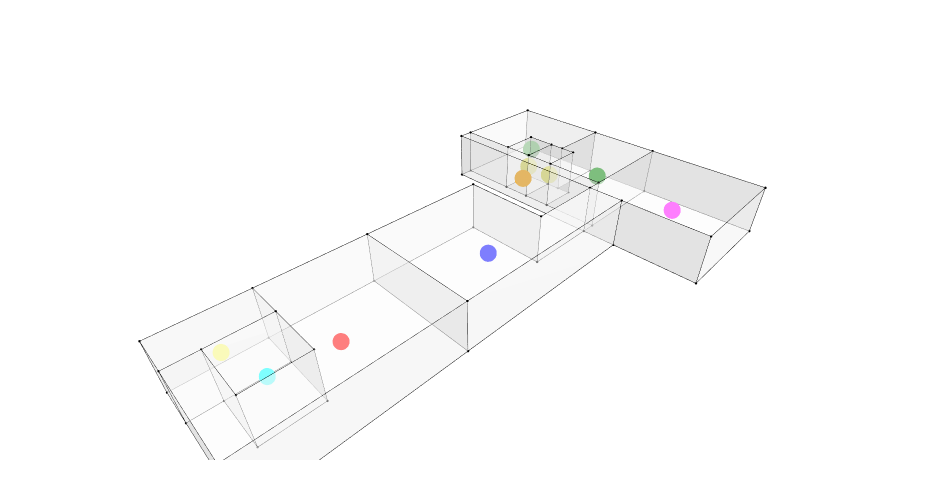

Notebook source saved alongside this figure:
### Code cell
fig = Topology.Show(g, house, vertexSizeKey="vertex_size", vertexColorKey="colour", backgroundColor="white", renderer=renderer)
if fig:
    fig.write_html("Images/02_graph_vertices.html")

### Figure 1 — Plotly figure (JSON) as saved in the notebook; plotly's stock layout.template omitted (floating-point values rounded to 4 significant figures; data arrays with more than 128 entries replaced by an {"elided": "..."} marker saying what was removed)
{"data": [{"customdata": ["", "", "", "", "", "", "", "", "", ""], "hoverinfo": "text", "hovertemplate": ["Click ", "Click ", "Click ", "Click ", "Click ", "Click ", "Click ", "Click ", "Click ", "Click "], "hovertext": ["", "", "", "", "", "", "", "", "", ""], "legendgroup": "5", "legendrank": 5, "marker": {"color": ["#FF00FF", "#008000", "#FFA500", "#0000FF", "#FFFF00", "#00FFFF", "#FFFF00", "#FF0000", "#008000", "#FFFF00"], "line": {"width": 0}, "opacity": 1, "size": [20, 20, 20, 20, 20, 20, 20, 20, 20, 20], "sizemode": "diameter", "symbol": "circle"}, "mode": "markers", "name": "1: Untitled Graph (Vertices)", "showlegend": false, "text": ["", "", "", "", "", "", "", "", "", ""], "type": "scatter3d", "x": [87, 89.04, 76.5, 50.48, 82, 10, 82, 20.33, 89.77, 7.5], "y": [-5, 14.01, 25, 10.73, 22, 12, 28, 10.59, 33.67, 20.5], "z": [5, 5, 5, 5, 5, 5, 5, 5, 5, 5]}, {"customdata": ["", "", "", "", "", "", "", "", "", "", "", "", "", "", "", "", "", "", "", "", "", "", "", "", "", "", "", "", "", "", "", "", "", "", "", "", "", "", "", "", "", "", "", "", "", "", "", "", "", "", "", "", "", "", "", "", "", ""], "hoverinfo": "text", "hovertemplate": ["Click ", "Click ", "Click ", "Click ", "Click ", "Click ", "Click ", "Click ", "Click ", "Click ", "Click ", "Click ", "Click ", "Click ", "Click ", "Click ", "Click ", "Click ", "Click ", "Click ", "Click ", "Click ", "Click ", "Click ", "Click ", "Click ", "Click ", "Click ", "Click ", "Click ", "Click ", "Click ", "Click ", "Click ", "Click ", "Click ", "Click ", "Click ", "Click ", "Click ", "Click ", "Click ", "Click ", "Click ", "Click ", "Click ", "Click ", "Click ", "Click ", "Click ", "Click ", "Click ", "Click ", "Click ", "Click ", "Click ", "Click ", "Click "], "hovertext": ["", "", "", "", "", "", "", "", "", "", "", "", "", "", "", "", "", "", "", "", "", "", "", "", "", "", "", "", "", "", "", "", "", "", "", "", "", "", "", "", "", "", "", "", "", "", "", "", "", "", "", "", "", "", "", "", "", ""], "legendgroup": "1", "legendrank": 1, "marker": {"color": ["#000000", "#000000", "#000000", "#000000", "#000000", "#000000", "#000000", "#000000", "#000000", "#000000", "#000000", "#000000", "#000000", "#000000", "#000000", "#000000", "#000000", "#000000", "#000000", "#000000", "#000000", "#000000", "#000000", "#000000", "#000000", "#000000", "#000000", "#000000", "#000000", "#000000", "#000000", "#000000", "#000000", "#000000", "#000000", "#000000", "#000000", "#000000", "#000000", "#000000", "#000000", "#000000", "#000000", "#000000", "#000000", "#000000", "#000000", "#000000", "#000000", "#000000", "#000000", "#000000", "#000000", "#000000", "#000000", "#000000", "#000000", "#000000"], "line": {"width": 0}, "opacity": 1, "size": [2.8, 2.8, 2.8, 2.8, 2.8, 2.8, 2.8, 2.8, 2.8, 2.8, 2.8, 2.8, 2.8, 2.8, 2.8, 2.8, 2.8, 2.8, 2.8, 2.8, 2.8, 2.8, 2.8, 2.8, 2.8, 2.8, 2.8, 2.8, 2.8, 2.8, 2.8, 2.8, 2.8, 2.8, 2.8, 2.8, 2.8, 2.8, 2.8, 2.8, 2.8, 2.8, 2.8, 2.8, 2.8, 2.8, 2.8, 2.8, 2.8, 2.8, 2.8, 2.8, 2.8, 2.8, 2.8, 2.8, 2.8, 2.8], "sizemode": "diameter", "symbol": "circle"}, "mode": "markers", "name": "2: Untitled (Vertices)", "showlegend": false, "text": ["", "", "", "", "", "", "", "", "", "", "", "", "", "", "", "", "", "", "", "", "", "", "", "", "", "", "", "", "", "", "", "", "", "", "", "", "", "", "", "", "", "", "", "", "", "", "", "", "", "", "", "", "", "", "", "", "", ""], "type": "scatter3d", "x": [75, 75, 78, 78, 99, 99, 75, 99, 75, 99, 75, 75, 78, 75, 78, 78, 78, 78, 75, 78, 78, 78, 86, 86, 99, 86, 86, 99, 35, 35, 60, 60, 35, 35, 60, 60, 86, 86, 86, 86, 99, 99, 0, 5, 5, 15, 15, 15, 0, 5, 0, 5, 15, 15, 15, 0, 0, 0], "y": [7, 7, 7, 7, 7, 7, -17, -17, 0, -17, -17, 0, 43, 43, 19, 25, 31, 43, 43, 19, 25, 31, 19, 22, 22, 19, 22, 22, 0, 24, 24, 7, 0, 24, 24, 7, 25, 25, 31, 31, 43, 43, 17, 17, 7, 7, 17, 24, 0, 17, 17, 7, 7, 17, 24, 0, 24, 24], "z": [0, 10, 0, 10, 0, 10, 10, 10, 10, 0, 0, 0, 10, 10, 10, 10, 10, 0, 0, 0, 0, 0, 0, 0, 0, 10, 10, 10, 0, 0, 0, 0, 10, 10, 10, 10, 10, 0, 0, 10, 0, 10, 0, 0, 0, 0, 0, 0, 0, 10, 10, 10, 10, 10, 10, 10, 10, 0]}, {"hoverinfo": "text", "legendgroup": "2", "legendrank": 2, "line": {"color": "black", "dash": "solid", "width": 1}, "marker": {"size": 0}, "mode": "lines", "name": "2: Untitled (Edges)", "showlegend": false, "text": "", "type": "scatter3d", "x": {"elided": "315 int values"}, "y": {"elided": "315 int values"}, "z": {"elided": "315 int values"}}, {"cmax": 1, "cmin": 0, "color": "#FAFAFA", "colorscale": [[0, "#440154"], [0.1111, "#482878"], [0.2222, "#3e4989"], [0.3333, "#31688e"], [0.4444, "#26828e"], [0.5556, "#1f9e89"], [0.6667, "#35b779"], [0.7778, "#6ece58"], [0.8889, "#b5de2b"], [1, "#fde725"]], "flatshading": true, "hoverinfo": "text", "hovertext": "", "i": {"elided": "154 int values"}, "j": {"elided": "154 int values"}, "k": {"elided": "154 int values"}, "legendgroup": "3", "legendrank": 3, "lighting": {"facenormalsepsilon": 0}, "name": "2: Untitled (Faces)", "opacity": 0.5, "showlegend": false, "showscale": false, "text": "", "type": "mesh3d", "x": [78, 75, 75, 78, 99, 99, 99, 75, 75, 99, 75, 75, 78, 78, 75, 78, 78, 78, 75, 78, 78, 78, 86, 99, 86, 86, 86, 99, 60, 35, 35, 60, 35, 35, 60, 60, 86, 86, 86, 86, 99, 99, 0, 15, 15, 5, 15, 0, 5, 5, 0, 5, 15, 15, 15, 0, 0, 0], "y": [7, 7, 7, 7, 7, 7, -17, 0, -17, -17, 0, -17, 19, 43, 43, 31, 25, 43, 43, 19, 25, 31, 19, 22, 22, 19, 22, 22, 7, 0, 24, 24, 0, 24, 24, 7, 25, 25, 31, 31, 43, 43, 0, 7, 17, 7, 24, 17, 17, 17, 17, 7, 7, 17, 24, 0, 24, 24], "z": [10, 0, 10, 0, 10, 0, 10, 10, 10, 0, 0, 0, 10, 10, 10, 10, 10, 0, 0, 0, 0, 0, 0, 0, 0, 10, 10, 10, 0, 0, 0, 0, 10, 10, 10, 10, 0, 10, 0, 10, 0, 10, 0, 0, 0, 0, 0, 0, 0, 10, 10, 10, 10, 10, 10, 10, 10, 0]}], "layout": {"autosize": true, "height": 500, "margin": {"b": 40, "l": 40, "r": 40, "t": 40}, "paper_bgcolor": "#FFFFFF", "plot_bgcolor": "#FFFFFF", "scene": {"aspectmode": "data", "camera": {"center": {"x": 0, "y": 0, "z": 0}, "eye": {"x": -1.25, "y": -1.25, "z": 1.25}, "projection": {"type": "perspective"}, "up": {"x": 0, "y": 0, "z": 1}}, "xaxis": {"visible": false}, "yaxis": {"visible": false}, "zaxis": {"visible": false}}, "showlegend": true, "width": 950, "xaxis": {"showgrid": false, "visible": false, "zeroline": false}, "yaxis": {"showgrid": false, "visible": false, "zeroline": false}}}
